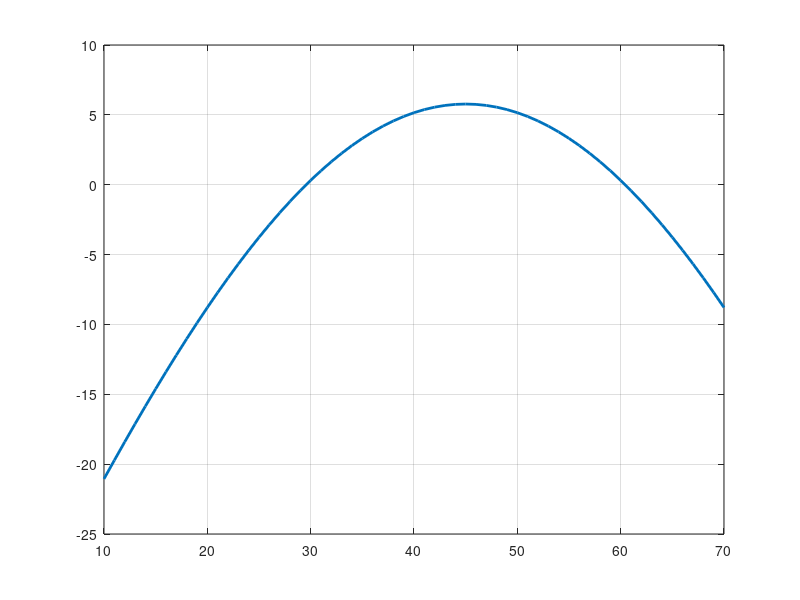

Here is the MATLAB script that generated this plot: (Note: this script raises an error after producing the figure.)
% Generate Week 05 learning-note residual plot and validate locked lecture values.
v0_mps = 20;
g_mps2 = 9.81;
target_m = 35;
theta_scan_deg = 10:1:70;
range_scan_m = (v0_mps^2/g_mps2).*sind(2*theta_scan_deg);
residual_scan_m = range_scan_m - target_m;
h_residual = plot(theta_scan_deg,residual_scan_m,'LineWidth',2);
grid on
h_zero = yline(0,'--','Zero residual');
xline(20,':','20 deg');
xline(40,':','40 deg');
xlabel('Launch angle, theta (degree)')
ylabel('Residual, f(theta) = R(theta) - target (m)')
title('Projectile-Range Residual for a 35 m Target')
legend([h_residual h_zero],{'Residual','Zero residual'},'Location','southwest')
script_dir = fileparts(mfilename('fullpath'));
exportgraphics(gca,fullfile(script_dir,'assets','week05_projectile_residual.png'),'Resolution',180)
f_left_m = (v0_mps^2/g_mps2)*sind(40) - target_m;
f_right_m = (v0_mps^2/g_mps2)*sind(80) - target_m;
assert(f_left_m < 0 && f_right_m > 0)
root_low_deg = 0.5*asind(target_m/(v0_mps^2/g_mps2));
root_residual_m = (v0_mps^2/g_mps2)*sind(2*root_low_deg) - target_m;
assert(abs(root_residual_m) < 1e-12)
